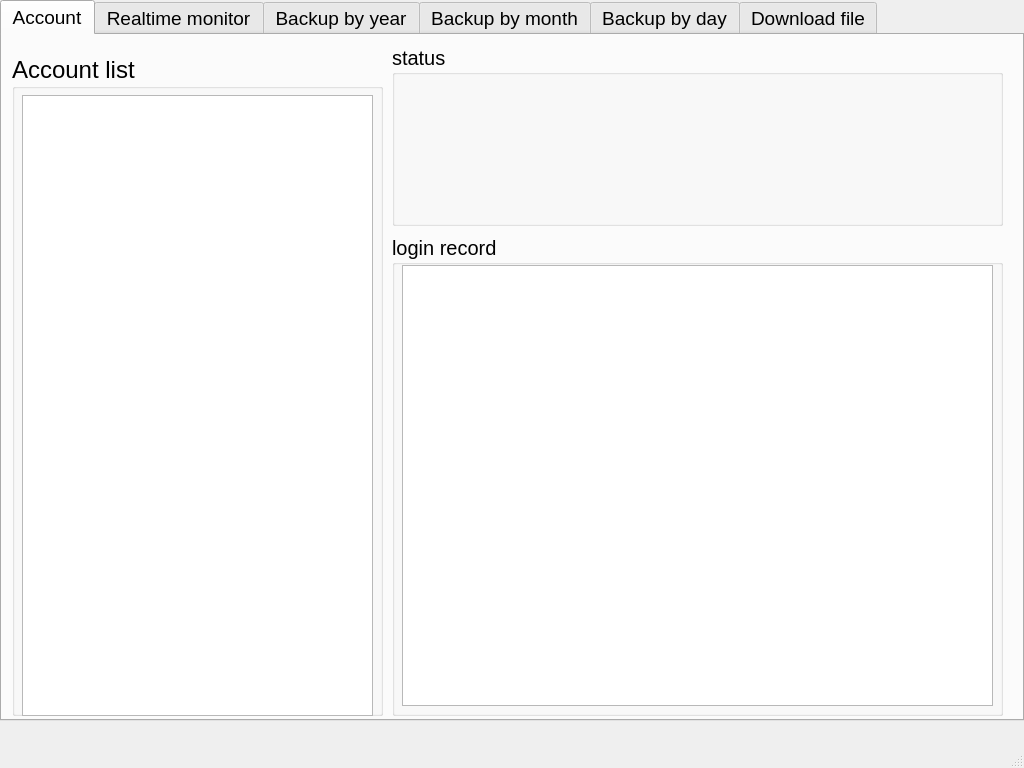
<?xml version="1.0" encoding="UTF-8"?>
<ui version="4.0">
 <class>MainWindow</class>
 <widget class="QMainWindow" name="MainWindow">
  <property name="geometry">
   <rect>
    <x>0</x>
    <y>0</y>
    <width>1024</width>
    <height>768</height>
   </rect>
  </property>
  <property name="windowTitle">
   <string>MainWindow</string>
  </property>
  <widget class="QWidget" name="centralwidget">
   <widget class="QTabWidget" name="tabWidget">
    <property name="geometry">
     <rect>
      <x>0</x>
      <y>0</y>
      <width>1024</width>
      <height>721</height>
     </rect>
    </property>
    <property name="font">
     <font>
      <pointsize>14</pointsize>
     </font>
    </property>
    <property name="currentIndex">
     <number>0</number>
    </property>
    <widget class="QWidget" name="tab_account">
     <attribute name="title">
      <string>Account</string>
     </attribute>
     <widget class="QGroupBox" name="groupBox_15">
      <property name="geometry">
       <rect>
        <x>10</x>
        <y>20</y>
        <width>371</width>
        <height>661</height>
       </rect>
      </property>
      <property name="font">
       <font>
        <pointsize>18</pointsize>
       </font>
      </property>
      <property name="title">
       <string>Account list</string>
      </property>
      <widget class="QListWidget" name="main_account_list">
       <property name="geometry">
        <rect>
         <x>10</x>
         <y>40</y>
         <width>351</width>
         <height>621</height>
        </rect>
       </property>
       <property name="font">
        <font>
         <pointsize>14</pointsize>
        </font>
       </property>
      </widget>
     </widget>
     <widget class="QGroupBox" name="groupBox_16">
      <property name="geometry">
       <rect>
        <x>390</x>
        <y>10</y>
        <width>611</width>
        <height>181</height>
       </rect>
      </property>
      <property name="font">
       <font>
        <pointsize>15</pointsize>
       </font>
      </property>
      <property name="title">
       <string>status</string>
      </property>
      <widget class="QWidget" name="layoutWidget">
       <property name="geometry">
        <rect>
         <x>10</x>
         <y>30</y>
         <width>591</width>
         <height>141</height>
        </rect>
       </property>
       <layout class="QVBoxLayout" name="verticalLayout_5">
        <item>
         <layout class="QHBoxLayout" name="horizontalLayout_5">
          <item>
           <widget class="QLabel" name="a_r_time">
            <property name="font">
             <font>
              <pointsize>18</pointsize>
             </font>
            </property>
            <property name="text">
             <string/>
            </property>
           </widget>
          </item>
         </layout>
        </item>
        <item>
         <layout class="QHBoxLayout" name="horizontalLayout_2">
          <item>
           <widget class="QLabel" name="a_user">
            <property name="font">
             <font>
              <pointsize>18</pointsize>
             </font>
            </property>
            <property name="text">
             <string/>
            </property>
           </widget>
          </item>
         </layout>
        </item>
        <item>
         <layout class="QHBoxLayout" name="horizontalLayout_3">
          <item>
           <widget class="QLabel" name="a_pwd">
            <property name="font">
             <font>
              <pointsize>18</pointsize>
             </font>
            </property>
            <property name="text">
             <string/>
            </property>
           </widget>
          </item>
         </layout>
        </item>
        <item>
         <layout class="QHBoxLayout" name="horizontalLayout_4">
          <item>
           <widget class="QLabel" name="a_status">
            <property name="font">
             <font>
              <pointsize>18</pointsize>
             </font>
            </property>
            <property name="text">
             <string/>
            </property>
           </widget>
          </item>
         </layout>
        </item>
       </layout>
      </widget>
     </widget>
     <widget class="QGroupBox" name="groupBox_17">
      <property name="geometry">
       <rect>
        <x>390</x>
        <y>200</y>
        <width>611</width>
        <height>481</height>
       </rect>
      </property>
      <property name="font">
       <font>
        <pointsize>15</pointsize>
       </font>
      </property>
      <property name="title">
       <string>login record</string>
      </property>
      <widget class="QListWidget" name="account_login_record">
       <property name="geometry">
        <rect>
         <x>10</x>
         <y>30</y>
         <width>591</width>
         <height>441</height>
        </rect>
       </property>
      </widget>
     </widget>
    </widget>
    <widget class="QWidget" name="tab_3">
     <attribute name="title">
      <string>Realtime monitor</string>
     </attribute>
     <widget class="QGroupBox" name="groupBox">
      <property name="geometry">
       <rect>
        <x>0</x>
        <y>40</y>
        <width>791</width>
        <height>331</height>
       </rect>
      </property>
      <property name="font">
       <font>
        <pointsize>15</pointsize>
        <weight>50</weight>
        <bold>false</bold>
       </font>
      </property>
      <property name="title">
       <string>I6-1</string>
      </property>
      <widget class="QListWidget" name="realtime_monitor_i6_list">
       <property name="geometry">
        <rect>
         <x>10</x>
         <y>30</y>
         <width>771</width>
         <height>291</height>
        </rect>
       </property>
       <property name="font">
        <font>
         <pointsize>14</pointsize>
        </font>
       </property>
      </widget>
     </widget>
     <widget class="QGroupBox" name="groupBox_2">
      <property name="geometry">
       <rect>
        <x>0</x>
        <y>370</y>
        <width>791</width>
        <height>321</height>
       </rect>
      </property>
      <property name="font">
       <font>
        <pointsize>15</pointsize>
        <weight>50</weight>
        <bold>false</bold>
       </font>
      </property>
      <property name="title">
       <string>I6-2</string>
      </property>
      <widget class="QListWidget" name="realtime_monitor_i6_list_2">
       <property name="geometry">
        <rect>
         <x>10</x>
         <y>30</y>
         <width>771</width>
         <height>281</height>
        </rect>
       </property>
       <property name="font">
        <font>
         <pointsize>14</pointsize>
        </font>
       </property>
      </widget>
     </widget>
     <widget class="QWidget" name="layoutWidget">
      <property name="geometry">
       <rect>
        <x>660</x>
        <y>10</y>
        <width>338</width>
        <height>38</height>
       </rect>
      </property>
      <layout class="QHBoxLayout" name="horizontalLayout">
       <item>
        <widget class="QCommandLinkButton" name="btn_start_monitor_i6">
         <property name="font">
          <font>
           <pointsize>15</pointsize>
           <weight>50</weight>
           <bold>false</bold>
          </font>
         </property>
         <property name="text">
          <string>start monitor</string>
         </property>
        </widget>
       </item>
       <item>
        <widget class="QCommandLinkButton" name="btn_stop_monitor_i6">
         <property name="font">
          <font>
           <pointsize>15</pointsize>
           <weight>50</weight>
           <bold>false</bold>
          </font>
         </property>
         <property name="text">
          <string>stop monitor</string>
         </property>
        </widget>
       </item>
      </layout>
     </widget>
     <widget class="QGroupBox" name="groupBox_4">
      <property name="geometry">
       <rect>
        <x>800</x>
        <y>60</y>
        <width>201</width>
        <height>311</height>
       </rect>
      </property>
      <property name="font">
       <font>
        <pointsize>15</pointsize>
        <weight>50</weight>
        <bold>false</bold>
       </font>
      </property>
      <property name="title">
       <string>I6-1 realtime update</string>
      </property>
      <widget class="QWidget" name="layoutWidget">
       <property name="geometry">
        <rect>
         <x>10</x>
         <y>40</y>
         <width>181</width>
         <height>261</height>
        </rect>
       </property>
       <layout class="QVBoxLayout" name="verticalLayout_2">
        <item>
         <widget class="QLabel" name="monitor_now_time">
          <property name="font">
           <font>
            <pointsize>14</pointsize>
           </font>
          </property>
          <property name="text">
           <string/>
          </property>
         </widget>
        </item>
        <item>
         <widget class="QLabel" name="monitor_item1">
          <property name="font">
           <font>
            <pointsize>14</pointsize>
           </font>
          </property>
          <property name="text">
           <string/>
          </property>
         </widget>
        </item>
        <item>
         <widget class="QLabel" name="monitor_item2">
          <property name="font">
           <font>
            <pointsize>14</pointsize>
           </font>
          </property>
          <property name="text">
           <string/>
          </property>
         </widget>
        </item>
        <item>
         <widget class="QLabel" name="monitor_item3">
          <property name="font">
           <font>
            <pointsize>14</pointsize>
           </font>
          </property>
          <property name="text">
           <string/>
          </property>
         </widget>
        </item>
       </layout>
      </widget>
     </widget>
     <widget class="QGroupBox" name="groupBox_5">
      <property name="geometry">
       <rect>
        <x>800</x>
        <y>400</y>
        <width>201</width>
        <height>291</height>
       </rect>
      </property>
      <property name="font">
       <font>
        <pointsize>15</pointsize>
       </font>
      </property>
      <property name="title">
       <string>I6-2 realtime update</string>
      </property>
      <widget class="QWidget" name="layoutWidget">
       <property name="geometry">
        <rect>
         <x>10</x>
         <y>40</y>
         <width>181</width>
         <height>241</height>
        </rect>
       </property>
       <property name="font">
        <font>
         <pointsize>15</pointsize>
        </font>
       </property>
       <layout class="QVBoxLayout" name="verticalLayout_3">
        <item>
         <widget class="QLabel" name="monitor_now_time_2">
          <property name="font">
           <font>
            <pointsize>14</pointsize>
           </font>
          </property>
          <property name="text">
           <string/>
          </property>
         </widget>
        </item>
        <item>
         <widget class="QLabel" name="monitor_item1_2">
          <property name="font">
           <font>
            <pointsize>14</pointsize>
           </font>
          </property>
          <property name="text">
           <string/>
          </property>
         </widget>
        </item>
        <item>
         <widget class="QLabel" name="monitor_item2_2">
          <property name="font">
           <font>
            <pointsize>14</pointsize>
           </font>
          </property>
          <property name="text">
           <string/>
          </property>
         </widget>
        </item>
        <item>
         <widget class="QLabel" name="monitor_item3_2">
          <property name="font">
           <font>
            <pointsize>14</pointsize>
           </font>
          </property>
          <property name="text">
           <string/>
          </property>
         </widget>
        </item>
        <item>
         <widget class="QLabel" name="monitor_item4_2">
          <property name="font">
           <font>
            <pointsize>14</pointsize>
           </font>
          </property>
          <property name="text">
           <string/>
          </property>
         </widget>
        </item>
        <item>
         <widget class="QLabel" name="monitor_item5_2">
          <property name="font">
           <font>
            <pointsize>14</pointsize>
           </font>
          </property>
          <property name="text">
           <string/>
          </property>
         </widget>
        </item>
       </layout>
      </widget>
     </widget>
    </widget>
    <widget class="QWidget" name="tab_backup">
     <attribute name="title">
      <string>Backup by year</string>
     </attribute>
     <widget class="QGroupBox" name="groupBox_10">
      <property name="geometry">
       <rect>
        <x>510</x>
        <y>10</y>
        <width>241</width>
        <height>91</height>
       </rect>
      </property>
      <property name="font">
       <font>
        <pointsize>18</pointsize>
       </font>
      </property>
      <property name="title">
       <string>function</string>
      </property>
      <widget class="QCommandLinkButton" name="btn_reload_by_year">
       <property name="geometry">
        <rect>
         <x>10</x>
         <y>40</y>
         <width>221</width>
         <height>41</height>
        </rect>
       </property>
       <property name="font">
        <font>
         <pointsize>15</pointsize>
         <weight>50</weight>
         <bold>false</bold>
        </font>
       </property>
       <property name="text">
        <string>Reload</string>
       </property>
      </widget>
     </widget>
     <widget class="QGroupBox" name="groupBox_12">
      <property name="geometry">
       <rect>
        <x>10</x>
        <y>10</y>
        <width>481</width>
        <height>491</height>
       </rect>
      </property>
      <property name="font">
       <font>
        <pointsize>18</pointsize>
       </font>
      </property>
      <property name="title">
       <string>by year</string>
      </property>
      <widget class="QListWidget" name="backup_by_year">
       <property name="geometry">
        <rect>
         <x>10</x>
         <y>40</y>
         <width>461</width>
         <height>441</height>
        </rect>
       </property>
       <property name="font">
        <font>
         <pointsize>14</pointsize>
        </font>
       </property>
      </widget>
     </widget>
    </widget>
    <widget class="QWidget" name="tab">
     <attribute name="title">
      <string>Backup by month</string>
     </attribute>
     <widget class="QGroupBox" name="groupBox_8">
      <property name="geometry">
       <rect>
        <x>510</x>
        <y>10</y>
        <width>251</width>
        <height>81</height>
       </rect>
      </property>
      <property name="font">
       <font>
        <pointsize>18</pointsize>
       </font>
      </property>
      <property name="title">
       <string>update</string>
      </property>
      <widget class="QLabel" name="reload_final_record_by_month">
       <property name="geometry">
        <rect>
         <x>20</x>
         <y>40</y>
         <width>211</width>
         <height>31</height>
        </rect>
       </property>
       <property name="font">
        <font>
         <pointsize>14</pointsize>
        </font>
       </property>
       <property name="text">
        <string/>
       </property>
      </widget>
     </widget>
     <widget class="QGroupBox" name="groupBox_9">
      <property name="geometry">
       <rect>
        <x>510</x>
        <y>100</y>
        <width>251</width>
        <height>91</height>
       </rect>
      </property>
      <property name="font">
       <font>
        <pointsize>18</pointsize>
       </font>
      </property>
      <property name="title">
       <string>function</string>
      </property>
      <widget class="QCommandLinkButton" name="btn_reoad_by_month">
       <property name="geometry">
        <rect>
         <x>10</x>
         <y>40</y>
         <width>231</width>
         <height>41</height>
        </rect>
       </property>
       <property name="font">
        <font>
         <pointsize>15</pointsize>
         <weight>50</weight>
         <bold>false</bold>
        </font>
       </property>
       <property name="text">
        <string>Reload</string>
       </property>
      </widget>
     </widget>
     <widget class="QGroupBox" name="groupBox_11">
      <property name="geometry">
       <rect>
        <x>10</x>
        <y>10</y>
        <width>481</width>
        <height>501</height>
       </rect>
      </property>
      <property name="font">
       <font>
        <pointsize>18</pointsize>
       </font>
      </property>
      <property name="title">
       <string>by month</string>
      </property>
      <widget class="QListWidget" name="backup_by_month">
       <property name="geometry">
        <rect>
         <x>10</x>
         <y>40</y>
         <width>461</width>
         <height>451</height>
        </rect>
       </property>
       <property name="font">
        <font>
         <pointsize>14</pointsize>
        </font>
       </property>
      </widget>
     </widget>
    </widget>
    <widget class="QWidget" name="tab_2">
     <attribute name="title">
      <string>Backup by day</string>
     </attribute>
     <widget class="QGroupBox" name="groupBox_6">
      <property name="geometry">
       <rect>
        <x>510</x>
        <y>120</y>
        <width>251</width>
        <height>211</height>
       </rect>
      </property>
      <property name="font">
       <font>
        <pointsize>18</pointsize>
       </font>
      </property>
      <property name="title">
       <string>function</string>
      </property>
      <widget class="QWidget" name="layoutWidget">
       <property name="geometry">
        <rect>
         <x>10</x>
         <y>40</y>
         <width>231</width>
         <height>161</height>
        </rect>
       </property>
       <layout class="QVBoxLayout" name="verticalLayout_8">
        <item>
         <widget class="QCommandLinkButton" name="btn_reload_by_day">
          <property name="font">
           <font>
            <pointsize>15</pointsize>
            <weight>50</weight>
            <bold>false</bold>
           </font>
          </property>
          <property name="text">
           <string>Reload</string>
          </property>
         </widget>
        </item>
        <item>
         <widget class="QCommandLinkButton" name="btn_start_auto_reload_by_day">
          <property name="font">
           <font>
            <pointsize>15</pointsize>
            <weight>50</weight>
            <bold>false</bold>
           </font>
          </property>
          <property name="statusTip">
           <string/>
          </property>
          <property name="inputMethodHints">
           <set>Qt::ImhPreferLatin|Qt::ImhPreferUppercase</set>
          </property>
          <property name="text">
           <string>Start auto reload</string>
          </property>
         </widget>
        </item>
        <item>
         <widget class="QCommandLinkButton" name="btn_stop_auto_reload_by_day">
          <property name="font">
           <font>
            <pointsize>15</pointsize>
            <weight>50</weight>
            <bold>false</bold>
           </font>
          </property>
          <property name="text">
           <string>Stop auto reload</string>
          </property>
         </widget>
        </item>
       </layout>
      </widget>
     </widget>
     <widget class="QGroupBox" name="groupBox_7">
      <property name="geometry">
       <rect>
        <x>510</x>
        <y>10</y>
        <width>251</width>
        <height>81</height>
       </rect>
      </property>
      <property name="font">
       <font>
        <pointsize>18</pointsize>
       </font>
      </property>
      <property name="title">
       <string>update</string>
      </property>
      <widget class="QLabel" name="reload_final_record_by_day">
       <property name="geometry">
        <rect>
         <x>20</x>
         <y>38</y>
         <width>201</width>
         <height>31</height>
        </rect>
       </property>
       <property name="font">
        <font>
         <pointsize>15</pointsize>
        </font>
       </property>
       <property name="text">
        <string/>
       </property>
      </widget>
     </widget>
     <widget class="QGroupBox" name="groupBox_13">
      <property name="geometry">
       <rect>
        <x>10</x>
        <y>10</y>
        <width>481</width>
        <height>491</height>
       </rect>
      </property>
      <property name="font">
       <font>
        <pointsize>18</pointsize>
       </font>
      </property>
      <property name="title">
       <string>by day</string>
      </property>
      <widget class="QListWidget" name="backup_by_day">
       <property name="geometry">
        <rect>
         <x>10</x>
         <y>40</y>
         <width>461</width>
         <height>441</height>
        </rect>
       </property>
       <property name="font">
        <font>
         <pointsize>14</pointsize>
        </font>
       </property>
      </widget>
     </widget>
    </widget>
    <widget class="QWidget" name="tab_4">
     <attribute name="title">
      <string>Download file</string>
     </attribute>
     <widget class="QWidget" name="layoutWidget">
      <property name="geometry">
       <rect>
        <x>430</x>
        <y>170</y>
        <width>381</width>
        <height>54</height>
       </rect>
      </property>
      <layout class="QVBoxLayout" name="verticalLayout_7">
       <item>
        <widget class="QLabel" name="downloa_first_record">
         <property name="font">
          <font>
           <pointsize>14</pointsize>
          </font>
         </property>
         <property name="text">
          <string/>
         </property>
        </widget>
       </item>
       <item>
        <widget class="QLabel" name="download_last_record">
         <property name="font">
          <font>
           <pointsize>14</pointsize>
          </font>
         </property>
         <property name="text">
          <string/>
         </property>
        </widget>
       </item>
      </layout>
     </widget>
     <widget class="QGroupBox" name="groupBox_3">
      <property name="geometry">
       <rect>
        <x>420</x>
        <y>10</y>
        <width>401</width>
        <height>121</height>
       </rect>
      </property>
      <property name="font">
       <font>
        <pointsize>18</pointsize>
       </font>
      </property>
      <property name="title">
       <string>Memo</string>
      </property>
      <widget class="QWidget" name="layoutWidget">
       <property name="geometry">
        <rect>
         <x>10</x>
         <y>50</y>
         <width>381</width>
         <height>54</height>
        </rect>
       </property>
       <layout class="QVBoxLayout" name="verticalLayout_6">
        <item>
         <widget class="QLabel" name="label">
          <property name="font">
           <font>
            <pointsize>14</pointsize>
           </font>
          </property>
          <property name="text">
           <string>clicked : show detail data by day</string>
          </property>
         </widget>
        </item>
        <item>
         <widget class="QLabel" name="label_2">
          <property name="font">
           <font>
            <pointsize>14</pointsize>
           </font>
          </property>
          <property name="text">
           <string>double clicked : download PDF file by day</string>
          </property>
         </widget>
        </item>
       </layout>
      </widget>
     </widget>
     <widget class="QGroupBox" name="groupBox_14">
      <property name="geometry">
       <rect>
        <x>10</x>
        <y>10</y>
        <width>401</width>
        <height>501</height>
       </rect>
      </property>
      <property name="font">
       <font>
        <pointsize>18</pointsize>
       </font>
      </property>
      <property name="title">
       <string>download PDF file by day</string>
      </property>
      <widget class="QListWidget" name="download_list">
       <property name="geometry">
        <rect>
         <x>10</x>
         <y>40</y>
         <width>381</width>
         <height>451</height>
        </rect>
       </property>
       <property name="font">
        <font>
         <pointsize>14</pointsize>
        </font>
       </property>
      </widget>
     </widget>
    </widget>
   </widget>
  </widget>
  <widget class="QMenuBar" name="menubar">
   <property name="geometry">
    <rect>
     <x>0</x>
     <y>0</y>
     <width>1024</width>
     <height>24</height>
    </rect>
   </property>
  </widget>
  <widget class="QStatusBar" name="statusbar"/>
 </widget>
 <resources/>
 <connections/>
</ui>
